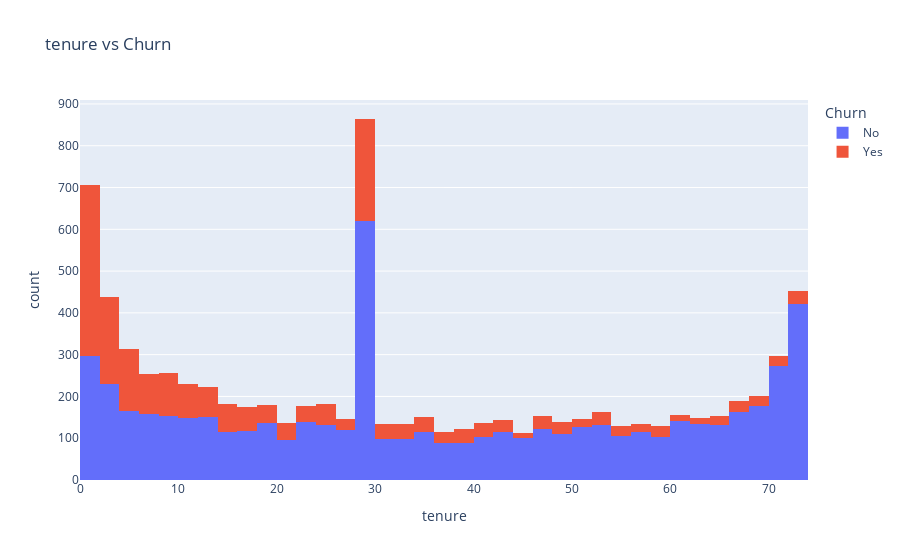

Here is the notebook cell this chart was saved with:
### Markdown cell above
### Observation: Customer without Dependents tend to Churn more

### Code cell
px.histogram(raw_df, x='tenure' ,title='tenure vs Churn', color='Churn')

### Figure 1 — Plotly figure (JSON) as saved in the notebook; plotly's stock layout.template omitted (floating-point values rounded to 4 significant figures; data arrays with more than 128 entries replaced by an {"elided": "..."} marker saying what was removed)
{"data": [{"bingroup": "x", "hovertemplate": "Churn=No<br>tenure=%{x}<br>count=%{y}<extra></extra>", "legendgroup": "No", "marker": {"color": "#636efa", "pattern": {"shape": ""}}, "name": "No", "orientation": "v", "showlegend": true, "type": "histogram", "x": {"elided": "5838 float values"}, "xaxis": "x", "yaxis": "y"}, {"bingroup": "x", "hovertemplate": "Churn=Yes<br>tenure=%{x}<br>count=%{y}<extra></extra>", "legendgroup": "Yes", "marker": {"color": "#EF553B", "pattern": {"shape": ""}}, "name": "Yes", "orientation": "v", "showlegend": true, "type": "histogram", "x": {"elided": "2261 float values"}, "xaxis": "x", "yaxis": "y"}], "layout": {"barmode": "relative", "legend": {"title": {"text": "Churn"}, "tracegroupgap": 0}, "title": {"text": "tenure vs Churn"}, "xaxis": {"anchor": "y", "domain": [0, 1], "title": {"text": "tenure"}}, "yaxis": {"anchor": "x", "domain": [0, 1], "title": {"text": "count"}}}}
